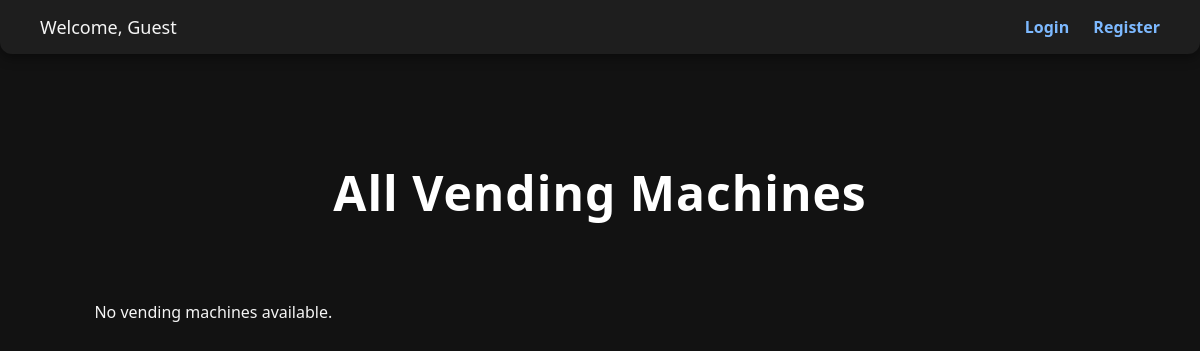
The app's page /, older data.
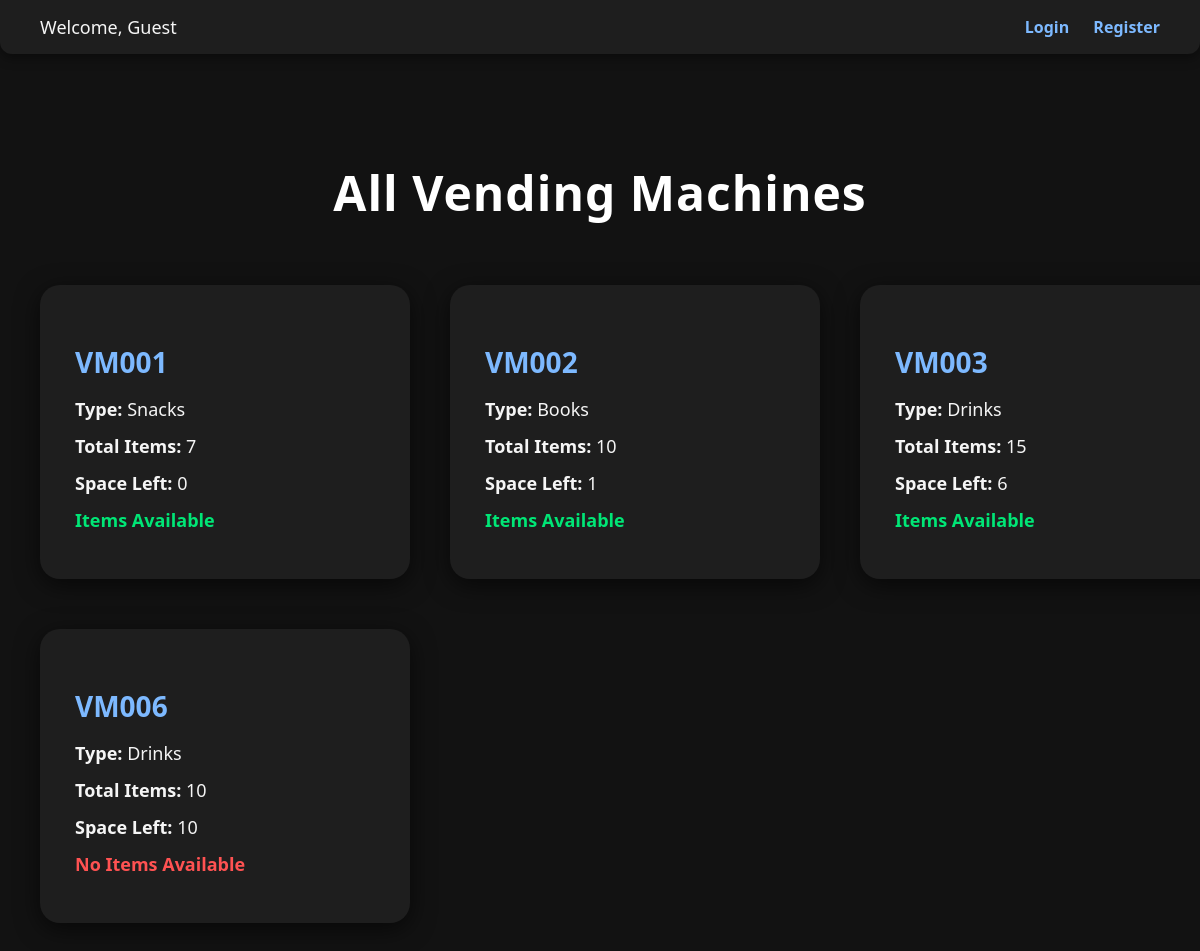
The same page, newer data.
### vendingmachine/models.py (models this page shows, shortened)
class Vending_machine(models.Model):
    machine_id = models.IntegerField(unique=True)
    @property
    def machine_name(self):
        return f'VM{self.machine_id:03}'
    vending_machine_type_choices = [
        ('Snacks', 'SNACKS'),
        ('Drinks','DRINKS'),
        ('Toys','TOYS'),
        ('Books','BOOKS'),
        ('Fashion','FASHION'),
        ('Misc','MISCELLANEOUS'),
    ]
    vending_machine_type = models.CharField(choices=vending_machine_type_choices)
    no_of_items = models.PositiveIntegerField(default=0)
    items_to_be_added = models.PositiveBigIntegerField(default=0)
    def items_availablity(self):
        if self.no_of_items == self.items_to_be_added:
            return False
        else: return True

### vendingmachine/views.py (the view)
# urls.py: 2. Add a URL to urlpatterns:  path('', Home.as_view(), name='home')
def Home(request):
    list_of_machines = Vending_machine.objects.order_by("machine_id")
    context = {"list_of_machines" : list_of_machines}
    return render(request, "vendingmachine/home.html", context)

### vendingmachine/templates/vendingmachine/home.html (shortened to what this page needs)
<!DOCTYPE html>
<html lang="en">
<head>
</head>
<body>
    <div class="navbar">
        <div class="left">
            {% if user.is_authenticated %}
                Welcome, <strong>{{ user.username }}</strong>
            {% else %}
                Welcome, Guest
            {% endif %}
        </div>
        <div class="right">
            {% if user.is_authenticated %}
                <a href="{% url 'logout' %}">Logout</a>
            {% else %}
                <a href="{% url 'login' %}">Login</a>
                <a href="{% url 'register' %}">Register</a>
            {% endif %}
        </div>
    </div>
    <h1>All Vending Machines</h1>
    <div class="machine-list">
        {% for machine in list_of_machines %}
            <a href="{% url 'Machine' machine.machine_id %}" class="machine-link">
                <div class="machine">
                    <h2>{{ machine.machine_name }}</h2>
                    <p><strong>Type:</strong> {{ machine.vending_machine_type }}</p>
                    <p><strong>Total Items:</strong> {{ machine.no_of_items }}</p>
                    <p><strong>Space Left:</strong> {{ machine.items_to_be_added }}</p>
                    {% if machine.items_availablity %}
                        <p class="status">Items Available</p>
                    {% else %}
                        <p class="status empty">No Items Available</p>
                    {% endif %}
                </div>
            </a>
        {% empty %}
            <p>No vending machines available.</p>
        {% endfor %}
    </div>
</body>
</html>

### vendingmachine/templates/vendingmachine/home.html (style rules this page uses)
body { font-family: 'Segoe UI', Tahoma, Geneva, Verdana, sans-serif; padding: 60px 40px; background-color: #121212; color: #f5f5f5; margin: 0; }
.navbar { display: flex; justify-content: space-between; align-items: center; background-color: #1e1e1e; padding: 15px 40px; border-radius: 0 0 12px 12px; position: fixed; top: 0; left: 0; right: 0; z-index: 1000; box-shadow: 0 4px 12px rgba(0, 0, 0, 0.4); }
.navbar .left { font-size: 18px; }
.navbar .right a { margin-left: 20px; text-decoration: none; color: #7db9ff; font-weight: bold; font-size: 16px; }
h1 { text-align: center; margin-bottom: 60px; margin-top: 100px; color: #ffffff; font-size: 48px; letter-spacing: 1px; }
.machine-list { display: grid; grid-template-columns: repeat(4, 1fr); gap: 50px 40px; justify-items: center; }
.machine-link { text-decoration: none; color: inherit; }
.machine { background-color: #1e1e1e; padding: 35px; border-radius: 20px; box-shadow: 0 6px 24px rgba(0, 0, 0, 0.6); width: 300px; transition: transform 0.3s ease, box-shadow 0.4s ease; }
.machine h2 { margin-bottom: 15px; color: #7db9ff; font-size: 28px; }
.machine p { margin: 10px 0; font-size: 18px; line-height: 1.5; }
.status { font-weight: bold; color: #00e676; font-size: 18px; margin-top: 10px; }
.status.empty { color: #ff5252; }
@media (max-width: 1200px) { .machine-list { grid-template-columns: repeat(3, 1fr); } }

Row changes from the older to the newer data that the page shows:
added Vending_machine: machine_name "VM001", vending_machine_type "Snacks", no_of_items "7", items_to_be_added "0", shows "Items Available"
added Vending_machine: machine_name "VM002", vending_machine_type "Books", no_of_items "10", items_to_be_added "1", shows "Items Available"
added Vending_machine: machine_name "VM003", vending_machine_type "Drinks", no_of_items "15", items_to_be_added "6", shows "Items Available"
added Vending_machine: machine_name "VM006", vending_machine_type "Drinks", no_of_items "10", items_to_be_added "10", shows "No Items Available"
Text that changed along with them:
text no longer shown: "No vending machines available."
